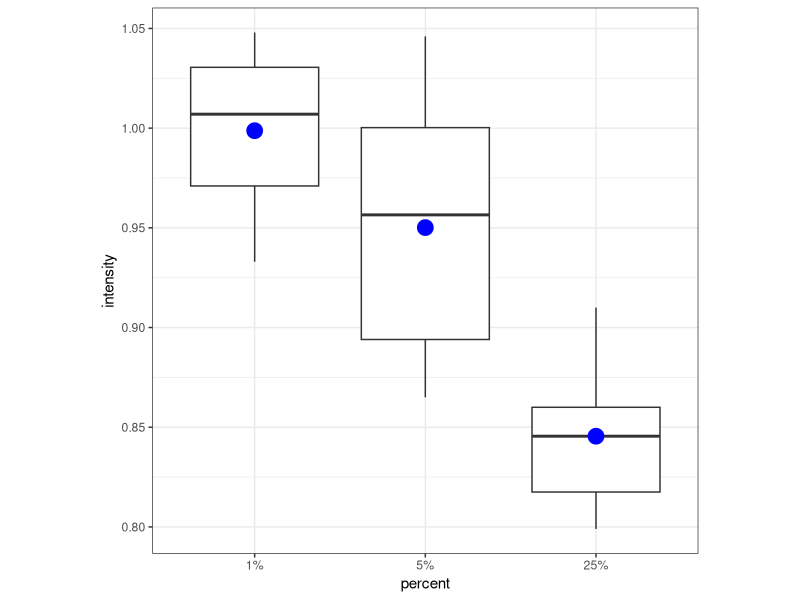

Source code (R):
## ---- chunk 1
knitr::opts_chunk$set(
  echo = FALSE,
  fig.align = "center")
library(tidyverse)
## ---- chunk 2
egg_yolk_1_percent <- c(0.944, 1.048, 1.026, 1.007, 0.933, 0.998, 1.035)
egg_yolk_5_percent <- c(0.865, 1.000, 1.001, 0.900, 0.923, 0.876, 1.046, 0.990)
egg_yolk_25_percent <- c(0.811, 0.862, 0.910, 0.799, 0.837, 0.854)
## ---- chunk 3
df1 <- data.frame(percent = "1%", intensity = egg_yolk_1_percent)
df5 <- data.frame(percent = "5%", intensity = egg_yolk_5_percent)
df25 <- data.frame(percent = "25%", intensity = egg_yolk_25_percent)
df <- rbind(df1, df5, df25) %>%
  mutate(percent = factor(percent, levels = c("1%", "5%", "25%")))
## ---- chunk 4
ggplot(df, aes(percent, intensity)) + 
  geom_boxplot() +
  geom_point(stat = "summary", fun = mean, color = "blue", size = 5) +
  theme_bw() +
  theme(aspect.ratio = 1)
## ---- chunk 5
mat <- matrix(c(67, 53, 45, 18), nrow = 2, byrow = F)
print(mat)
